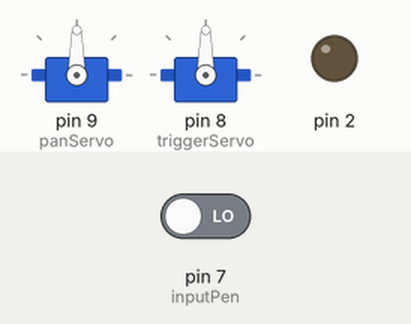
This sketch was run on a simulated Arduino Uno, built with avr-gcc and run on an emulated ATmega328P. Parts: 2 × servo, output pins drawn as LEDs (lit = HIGH). Inputs (shaded band) come from the test bench; at power-on: pin 7 (inputPen) LOW.

Above: at 1.2 s.
1.3 s: pin 7 (inputPen) driven HIGH
At 1.9 s:
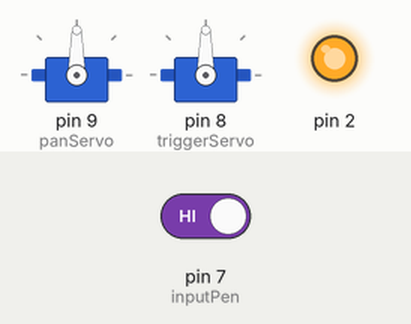
At 3.45 s:
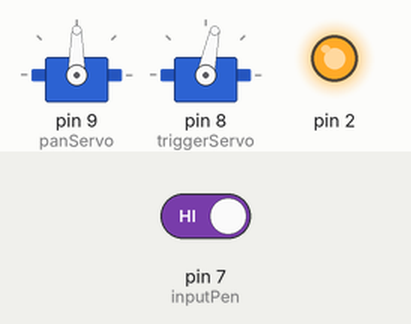
4.3 s: pin 7 (inputPen) driven LOW
At 4.3 s:
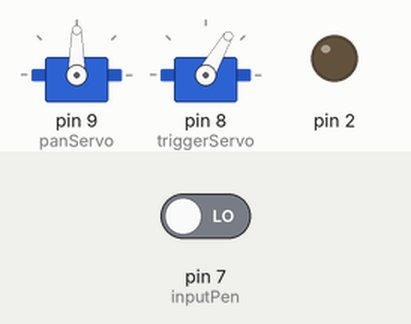
Timing chart, 0 to 7.3 s (numbered marks = the images above; inputs shaded):
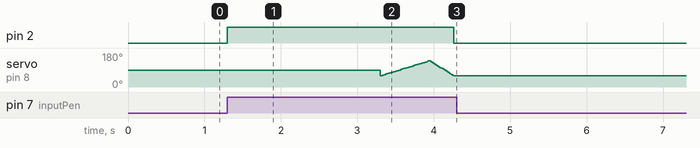

Measured:
- after the input at 1.3 s, pin 2: LOW → HIGH at once, → LOW 3.0 s later
- after the input at 4.3 s, pin 2: stops changing and stays LOW; servo on pin 8 (triggerServo): stops changing and stays 60°

The sketch:

NerfGunService.ino
```cpp
#include <Servo.h>

Servo panServo;
Servo triggerServo;

int currentServo = 90;
int pos = 70;
int timedelay = 8;
int maxF = 138;
int minF = 60;
int inputPen = 7;

void setup()
{
  Serial.begin(9600);
  panServo.attach(9);
  triggerServo.attach(8);
  pinMode(2, OUTPUT);
  pinMode(3, INPUT);
  moveServo(90);
}

void loop()
{
  if(digitalRead(inputPen) == HIGH){
    digitalWrite(2, HIGH);
    fire();
    digitalWrite(2, LOW);
    delay(100);
  }
}

void moveServo(int value){
  if(currentServo < value){
    while(currentServo < value){
      panServo.write(currentServo);
      delay(8);
      currentServo++;
    }
  } else {
    while(currentServo > value){
      panServo.write(currentServo);
      delay(8);
      currentServo--;
    }
  }
}

void fire()
{
  delay(2000);
  for(pos = minF; pos <= maxF; pos += 1) // goes from 0 degrees to 180 degrees
  {                                  // in steps of 1 degree
    triggerServo.write(pos);              // tell servo to go to position in variable 'pos'
    delay(timedelay);                       // waits 15ms for the servo to reach the position
  }
  for(pos = maxF; pos>=minF; pos-=1)     // goes from 180 degrees to 0 degrees
  {
    triggerServo.write(pos);              // tell servo to go to position in variable 'pos'
    delay(timedelay/2);                       // waits 15ms for the servo to reach the position
  }
}
```
